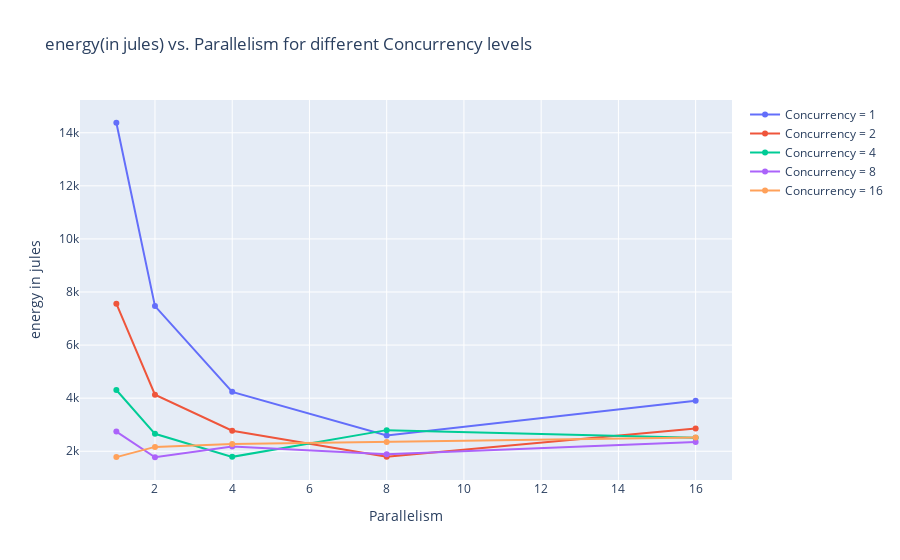

Write notebook code for a chart like this one.
### Code cell
# Plotting
fig = go.Figure()

# Loop through unique concurrency values and plot
for conc in df['concurrency'].unique():
    subset = df[df['concurrency'] == conc]
    fig.add_trace(go.Scatter(x=subset['parallelism'], 
                             y=subset['energy'], 
                             mode='lines+markers', 
                             name=f'Concurrency = {conc}'))

fig.update_layout(title='energy(in jules) vs. Parallelism for different Concurrency levels',
                  xaxis_title='Parallelism',
                  yaxis_title='energy in jules')
fig.show()

### Figure 1 — Plotly figure (JSON) as saved in the notebook; plotly's stock layout.template omitted (floating-point values rounded to 4 significant figures)
{"data": [{"mode": "lines+markers", "name": "Concurrency = 1", "type": "scatter", "x": [1, 2, 4, 8, 16], "y": [14380.0, 7469.0, 4237.0, 2590.0, 3902.0]}, {"mode": "lines+markers", "name": "Concurrency = 2", "type": "scatter", "x": [1, 2, 4, 8, 16], "y": [7558.0, 4132.0, 2772.0, 1793.0, 2860.0]}, {"mode": "lines+markers", "name": "Concurrency = 4", "type": "scatter", "x": [1, 2, 4, 8, 16], "y": [4308.0, 2657.0, 1789.0, 2796.0, 2512.0]}, {"mode": "lines+markers", "name": "Concurrency = 8", "type": "scatter", "x": [1, 2, 4, 8, 16], "y": [2741.0, 1774.0, 2175.0, 1884.0, 2352.0]}, {"mode": "lines+markers", "name": "Concurrency = 16", "type": "scatter", "x": [1, 2, 4, 8, 16], "y": [1779.0, 2164.0, 2269.0, 2351.0, 2522.0]}], "layout": {"autosize": true, "title": {"text": "energy(in jules) vs. Parallelism for different Concurrency levels"}, "xaxis": {"autorange": true, "range": [0.08465, 16.92], "title": {"text": "Parallelism"}, "type": "linear"}, "yaxis": {"autorange": true, "range": [733.7, 15420.0], "title": {"text": "energy in jules"}, "type": "linear"}}}
